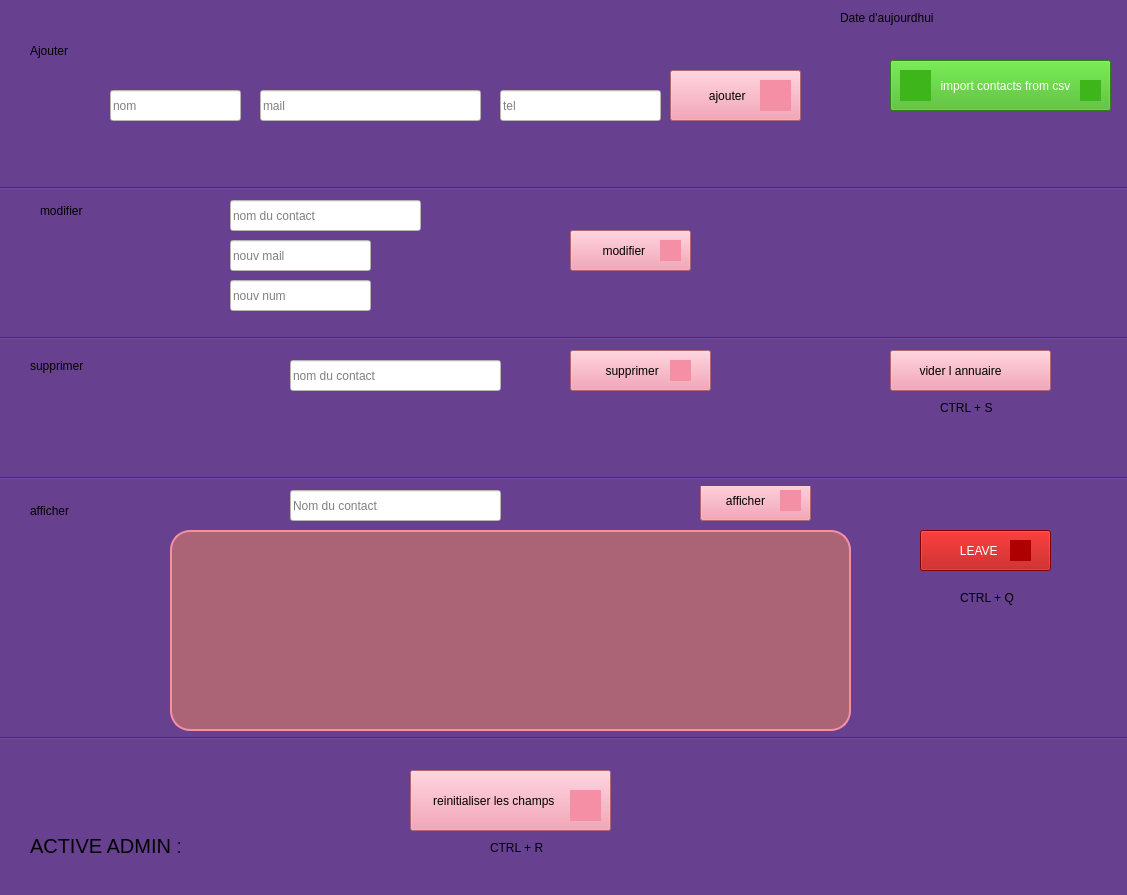
<?xml version="1.0" encoding="UTF-8"?>
<ui version="4.0">
 <class>Form</class>
 <widget class="QWidget" name="Form">
  <property name="geometry">
   <rect>
    <x>0</x>
    <y>0</y>
    <width>1127</width>
    <height>895</height>
   </rect>
  </property>
  <property name="cursor">
   <cursorShape>ArrowCursor</cursorShape>
  </property>
  <property name="windowTitle">
   <string>Gestionnaire Des Contacts</string>
  </property>
  <property name="windowIcon">
   <iconset>
    <normaloff>pics/iconwindow.png</normaloff>pics/iconwindow.png</iconset>
  </property>
  <property name="autoFillBackground">
   <bool>false</bool>
  </property>
  <property name="styleSheet">
   <string notr="true">background-color: rgb(148, 90, 203);
background-color: rgb(104, 64, 144);
gridline-color: qradialgradient(spread:pad, cx:0.5, cy:0.5, radius:0.5, fx:0.5, fy:0.5, stop:0 rgba(0, 0, 0, 255), stop:1 rgba(255, 255, 255, 255));</string>
  </property>
  <widget class="QLabel" name="label">
   <property name="geometry">
    <rect>
     <x>30</x>
     <y>40</y>
     <width>81</width>
     <height>21</height>
    </rect>
   </property>
   <property name="styleSheet">
    <string notr="true">font: 9pt &quot;Algerian&quot;;</string>
   </property>
   <property name="text">
    <string>Ajouter</string>
   </property>
  </widget>
  <widget class="QLabel" name="label_4">
   <property name="geometry">
    <rect>
     <x>690</x>
     <y>30</y>
     <width>47</width>
     <height>13</height>
    </rect>
   </property>
   <property name="styleSheet">
    <string notr="true">font: 9pt &quot;Algerian&quot;;</string>
   </property>
   <property name="text">
    <string/>
   </property>
  </widget>
  <widget class="QPushButton" name="ajouter">
   <property name="geometry">
    <rect>
     <x>670</x>
     <y>70</y>
     <width>131</width>
     <height>51</height>
    </rect>
   </property>
   <property name="styleSheet">
    <string notr="true">border-bottom-color: rgb(110, 83, 242);
font: 75 9pt &quot;MS Shell Dlg 2&quot;;
background-color: rgb(244, 143, 166);</string>
   </property>
   <property name="text">
    <string>ajouter     </string>
   </property>
  </widget>
  <widget class="QLineEdit" name="nom">
   <property name="geometry">
    <rect>
     <x>110</x>
     <y>90</y>
     <width>131</width>
     <height>31</height>
    </rect>
   </property>
   <property name="styleSheet">
    <string notr="true">background-color: rgb(255, 255, 255);
border-color: qlineargradient(spread:pad, x1:0, y1:0, x2:0, y2:1, stop:0 rgba(0, 0, 0, 255), stop:0.33 rgba(0, 0, 0, 255), stop:0.34 rgba(255, 30, 30, 255), stop:0.66 rgba(255, 0, 0, 255), stop:0.67 rgba(255, 255, 0, 255), stop:1 rgba(255, 255, 0, 255));</string>
   </property>
   <property name="inputMask">
    <string/>
   </property>
   <property name="text">
    <string/>
   </property>
   <property name="placeholderText">
    <string>nom</string>
   </property>
  </widget>
  <widget class="QLineEdit" name="mail">
   <property name="geometry">
    <rect>
     <x>260</x>
     <y>90</y>
     <width>221</width>
     <height>31</height>
    </rect>
   </property>
   <property name="styleSheet">
    <string notr="true">background-color: rgb(255, 255, 255);</string>
   </property>
   <property name="text">
    <string/>
   </property>
   <property name="placeholderText">
    <string>mail</string>
   </property>
  </widget>
  <widget class="QLineEdit" name="tel">
   <property name="geometry">
    <rect>
     <x>500</x>
     <y>90</y>
     <width>161</width>
     <height>31</height>
    </rect>
   </property>
   <property name="styleSheet">
    <string notr="true">background-color: rgb(255, 255, 255);</string>
   </property>
   <property name="text">
    <string/>
   </property>
   <property name="placeholderText">
    <string>tel</string>
   </property>
  </widget>
  <widget class="QLabel" name="label_6">
   <property name="geometry">
    <rect>
     <x>40</x>
     <y>200</y>
     <width>81</width>
     <height>21</height>
    </rect>
   </property>
   <property name="styleSheet">
    <string notr="true">font: 9pt &quot;Algerian&quot;;</string>
   </property>
   <property name="text">
    <string>modifier</string>
   </property>
  </widget>
  <widget class="QLineEdit" name="nom_cm">
   <property name="geometry">
    <rect>
     <x>230</x>
     <y>200</y>
     <width>191</width>
     <height>31</height>
    </rect>
   </property>
   <property name="styleSheet">
    <string notr="true">background-color: rgb(255, 255, 255);</string>
   </property>
   <property name="text">
    <string/>
   </property>
   <property name="placeholderText">
    <string>nom du contact</string>
   </property>
  </widget>
  <widget class="QLineEdit" name="n_mail">
   <property name="geometry">
    <rect>
     <x>230</x>
     <y>240</y>
     <width>141</width>
     <height>31</height>
    </rect>
   </property>
   <property name="styleSheet">
    <string notr="true">background-color: rgb(255, 255, 255);</string>
   </property>
   <property name="text">
    <string/>
   </property>
   <property name="placeholderText">
    <string>nouv mail</string>
   </property>
  </widget>
  <widget class="QLineEdit" name="n_num">
   <property name="geometry">
    <rect>
     <x>230</x>
     <y>280</y>
     <width>141</width>
     <height>31</height>
    </rect>
   </property>
   <property name="styleSheet">
    <string notr="true">background-color: rgb(255, 255, 255);</string>
   </property>
   <property name="text">
    <string/>
   </property>
   <property name="placeholderText">
    <string>nouv num</string>
   </property>
  </widget>
  <widget class="QPushButton" name="modifier">
   <property name="geometry">
    <rect>
     <x>570</x>
     <y>230</y>
     <width>121</width>
     <height>41</height>
    </rect>
   </property>
   <property name="styleSheet">
    <string notr="true">border-bottom-color: rgb(110, 83, 242);
font: 75 9pt &quot;MS Shell Dlg 2&quot;;
background-color: rgb(244, 143, 166);</string>
   </property>
   <property name="text">
    <string>modifier    </string>
   </property>
  </widget>
  <widget class="QLabel" name="label_10">
   <property name="geometry">
    <rect>
     <x>30</x>
     <y>350</y>
     <width>81</width>
     <height>31</height>
    </rect>
   </property>
   <property name="styleSheet">
    <string notr="true">font: 9pt &quot;Algerian&quot;;</string>
   </property>
   <property name="text">
    <string>supprimer</string>
   </property>
  </widget>
  <widget class="QLineEdit" name="non_cs">
   <property name="geometry">
    <rect>
     <x>290</x>
     <y>360</y>
     <width>211</width>
     <height>31</height>
    </rect>
   </property>
   <property name="styleSheet">
    <string notr="true">background-color: rgb(255, 255, 255);</string>
   </property>
   <property name="text">
    <string/>
   </property>
   <property name="placeholderText">
    <string>nom du contact</string>
   </property>
  </widget>
  <widget class="QPushButton" name="supprimer">
   <property name="geometry">
    <rect>
     <x>570</x>
     <y>350</y>
     <width>141</width>
     <height>41</height>
    </rect>
   </property>
   <property name="styleSheet">
    <string notr="true">border-bottom-color: rgb(110, 83, 242);
font: 75 9pt &quot;MS Shell Dlg 2&quot;;
background-color: rgb(244, 143, 166);</string>
   </property>
   <property name="text">
    <string>supprimer     </string>
   </property>
  </widget>
  <widget class="QLabel" name="label_12">
   <property name="geometry">
    <rect>
     <x>30</x>
     <y>500</y>
     <width>91</width>
     <height>21</height>
    </rect>
   </property>
   <property name="styleSheet">
    <string notr="true">font: 9pt &quot;Algerian&quot;;</string>
   </property>
   <property name="text">
    <string>afficher</string>
   </property>
  </widget>
  <widget class="QLineEdit" name="nom_ca">
   <property name="geometry">
    <rect>
     <x>290</x>
     <y>490</y>
     <width>211</width>
     <height>31</height>
    </rect>
   </property>
   <property name="styleSheet">
    <string notr="true">background-color: rgb(255, 255, 255);
</string>
   </property>
   <property name="text">
    <string/>
   </property>
   <property name="placeholderText">
    <string>Nom du contact</string>
   </property>
  </widget>
  <widget class="QPushButton" name="afficher">
   <property name="geometry">
    <rect>
     <x>700</x>
     <y>480</y>
     <width>111</width>
     <height>41</height>
    </rect>
   </property>
   <property name="styleSheet">
    <string notr="true">border-bottom-color: rgb(110, 83, 242);
font: 75 9pt &quot;MS Shell Dlg 2&quot;;
background-color: rgb(244, 143, 166);</string>
   </property>
   <property name="text">
    <string>afficher      </string>
   </property>
  </widget>
  <widget class="QPushButton" name="vider">
   <property name="geometry">
    <rect>
     <x>890</x>
     <y>350</y>
     <width>161</width>
     <height>41</height>
    </rect>
   </property>
   <property name="styleSheet">
    <string notr="true">border-bottom-color: rgb(110, 83, 242);
font: 75 9pt &quot;MS Shell Dlg 2&quot;;
background-color: rgb(244, 143, 166);</string>
   </property>
   <property name="text">
    <string>vider l annuaire      </string>
   </property>
  </widget>
  <widget class="QPushButton" name="reini">
   <property name="geometry">
    <rect>
     <x>410</x>
     <y>770</y>
     <width>201</width>
     <height>61</height>
    </rect>
   </property>
   <property name="styleSheet">
    <string notr="true">border-bottom-color: rgb(110, 83, 242);
font: 75 9pt &quot;MS Shell Dlg 2&quot;;
background-color: rgb(244, 143, 166);</string>
   </property>
   <property name="text">
    <string>reinitialiser les champs          </string>
   </property>
  </widget>
  <widget class="QPushButton" name="qtt">
   <property name="geometry">
    <rect>
     <x>920</x>
     <y>530</y>
     <width>131</width>
     <height>41</height>
    </rect>
   </property>
   <property name="styleSheet">
    <string notr="true">background-color: rgb(177, 0, 0);
color: rgb(255, 255, 255);</string>
   </property>
   <property name="text">
    <string>LEAVE    </string>
   </property>
  </widget>
  <widget class="QLabel" name="label_2">
   <property name="geometry">
    <rect>
     <x>960</x>
     <y>750</y>
     <width>141</width>
     <height>131</height>
    </rect>
   </property>
   <property name="acceptDrops">
    <bool>false</bool>
   </property>
   <property name="text">
    <string/>
   </property>
   <property name="pixmap">
    <pixmap>pics/iconwindow.png</pixmap>
   </property>
   <property name="scaledContents">
    <bool>true</bool>
   </property>
  </widget>
  <widget class="QLabel" name="label_3">
   <property name="geometry">
    <rect>
     <x>940</x>
     <y>400</y>
     <width>55</width>
     <height>16</height>
    </rect>
   </property>
   <property name="text">
    <string>CTRL + S</string>
   </property>
  </widget>
  <widget class="QLabel" name="label_5">
   <property name="geometry">
    <rect>
     <x>490</x>
     <y>840</y>
     <width>55</width>
     <height>16</height>
    </rect>
   </property>
   <property name="text">
    <string>CTRL + R</string>
   </property>
  </widget>
  <widget class="QLabel" name="label_7">
   <property name="geometry">
    <rect>
     <x>960</x>
     <y>590</y>
     <width>55</width>
     <height>16</height>
    </rect>
   </property>
   <property name="text">
    <string>CTRL + Q</string>
   </property>
  </widget>
  <widget class="Line" name="line">
   <property name="geometry">
    <rect>
     <x>-100</x>
     <y>180</y>
     <width>1541</width>
     <height>16</height>
    </rect>
   </property>
   <property name="orientation">
    <enum>Qt::Horizontal</enum>
   </property>
  </widget>
  <widget class="Line" name="line_2">
   <property name="geometry">
    <rect>
     <x>-20</x>
     <y>330</y>
     <width>1541</width>
     <height>16</height>
    </rect>
   </property>
   <property name="orientation">
    <enum>Qt::Horizontal</enum>
   </property>
  </widget>
  <widget class="Line" name="line_3">
   <property name="geometry">
    <rect>
     <x>-100</x>
     <y>470</y>
     <width>1541</width>
     <height>16</height>
    </rect>
   </property>
   <property name="orientation">
    <enum>Qt::Horizontal</enum>
   </property>
  </widget>
  <widget class="Line" name="line_4">
   <property name="geometry">
    <rect>
     <x>-90</x>
     <y>730</y>
     <width>1541</width>
     <height>16</height>
    </rect>
   </property>
   <property name="orientation">
    <enum>Qt::Horizontal</enum>
   </property>
  </widget>
  <widget class="QTextEdit" name="aff">
   <property name="geometry">
    <rect>
     <x>170</x>
     <y>530</y>
     <width>681</width>
     <height>201</height>
    </rect>
   </property>
   <property name="styleSheet">
    <string notr="true">border: 2px solid;
background-color: rgb(171, 100, 117);
border-color:rgb(244, 143, 166);
 border-radius: 20px;
text-align: center;</string>
   </property>
  </widget>
  <widget class="QPushButton" name="upload">
   <property name="geometry">
    <rect>
     <x>890</x>
     <y>60</y>
     <width>221</width>
     <height>51</height>
    </rect>
   </property>
   <property name="styleSheet">
    <string notr="true">background-color: rgb(63, 181, 28);
color: rgb(255, 255, 255);</string>
   </property>
   <property name="text">
    <string>   import contacts from csv</string>
   </property>
  </widget>
  <widget class="QLabel" name="label_8">
   <property name="geometry">
    <rect>
     <x>900</x>
     <y>70</y>
     <width>31</width>
     <height>31</height>
    </rect>
   </property>
   <property name="acceptDrops">
    <bool>false</bool>
   </property>
   <property name="styleSheet">
    <string notr="true">background-color: rgb(63, 181, 28);</string>
   </property>
   <property name="text">
    <string/>
   </property>
   <property name="pixmap">
    <pixmap>pics/logocsv.png</pixmap>
   </property>
   <property name="scaledContents">
    <bool>true</bool>
   </property>
  </widget>
  <widget class="QLabel" name="label_9">
   <property name="geometry">
    <rect>
     <x>1080</x>
     <y>80</y>
     <width>21</width>
     <height>21</height>
    </rect>
   </property>
   <property name="acceptDrops">
    <bool>false</bool>
   </property>
   <property name="styleSheet">
    <string notr="true">background-color: rgb(63, 181, 28);</string>
   </property>
   <property name="text">
    <string/>
   </property>
   <property name="pixmap">
    <pixmap>pics/upload.png</pixmap>
   </property>
   <property name="scaledContents">
    <bool>true</bool>
   </property>
  </widget>
  <widget class="QLabel" name="date">
   <property name="geometry">
    <rect>
     <x>970</x>
     <y>10</y>
     <width>161</width>
     <height>20</height>
    </rect>
   </property>
   <property name="text">
    <string/>
   </property>
  </widget>
  <widget class="QLabel" name="label_11">
   <property name="geometry">
    <rect>
     <x>840</x>
     <y>10</y>
     <width>121</width>
     <height>16</height>
    </rect>
   </property>
   <property name="text">
    <string>Date d'aujourdhui</string>
   </property>
  </widget>
  <widget class="QLabel" name="label_13">
   <property name="geometry">
    <rect>
     <x>760</x>
     <y>80</y>
     <width>31</width>
     <height>31</height>
    </rect>
   </property>
   <property name="acceptDrops">
    <bool>false</bool>
   </property>
   <property name="styleSheet">
    <string notr="true">background-color: rgb(63, 181, 28);
background-color: rgb(244, 143, 166);</string>
   </property>
   <property name="text">
    <string/>
   </property>
   <property name="pixmap">
    <pixmap>pics/pngimg.com - plus_PNG62.png</pixmap>
   </property>
   <property name="scaledContents">
    <bool>true</bool>
   </property>
  </widget>
  <widget class="QLabel" name="label_14">
   <property name="geometry">
    <rect>
     <x>660</x>
     <y>240</y>
     <width>21</width>
     <height>21</height>
    </rect>
   </property>
   <property name="acceptDrops">
    <bool>false</bool>
   </property>
   <property name="styleSheet">
    <string notr="true">background-color: rgb(63, 181, 28);
background-color: rgb(244, 143, 166);</string>
   </property>
   <property name="text">
    <string/>
   </property>
   <property name="pixmap">
    <pixmap>pics/3082134-200.png</pixmap>
   </property>
   <property name="scaledContents">
    <bool>true</bool>
   </property>
  </widget>
  <widget class="QLabel" name="label_15">
   <property name="geometry">
    <rect>
     <x>670</x>
     <y>360</y>
     <width>21</width>
     <height>21</height>
    </rect>
   </property>
   <property name="acceptDrops">
    <bool>false</bool>
   </property>
   <property name="styleSheet">
    <string notr="true">background-color: rgb(63, 181, 28);
background-color: rgb(244, 143, 166);</string>
   </property>
   <property name="text">
    <string/>
   </property>
   <property name="pixmap">
    <pixmap>pics/1345874.png</pixmap>
   </property>
   <property name="scaledContents">
    <bool>true</bool>
   </property>
  </widget>
  <widget class="QLabel" name="label_16">
   <property name="geometry">
    <rect>
     <x>780</x>
     <y>490</y>
     <width>21</width>
     <height>21</height>
    </rect>
   </property>
   <property name="acceptDrops">
    <bool>false</bool>
   </property>
   <property name="styleSheet">
    <string notr="true">background-color: rgb(63, 181, 28);
background-color: rgb(244, 143, 166);</string>
   </property>
   <property name="text">
    <string/>
   </property>
   <property name="pixmap">
    <pixmap>pics/159287.png</pixmap>
   </property>
   <property name="scaledContents">
    <bool>true</bool>
   </property>
  </widget>
  <widget class="QLabel" name="label_17">
   <property name="geometry">
    <rect>
     <x>1010</x>
     <y>540</y>
     <width>21</width>
     <height>21</height>
    </rect>
   </property>
   <property name="acceptDrops">
    <bool>false</bool>
   </property>
   <property name="styleSheet">
    <string notr="true">background-color: rgb(174, 0, 0);</string>
   </property>
   <property name="text">
    <string/>
   </property>
   <property name="pixmap">
    <pixmap>pics/free-exit-icon-2860-thumb.png</pixmap>
   </property>
   <property name="scaledContents">
    <bool>true</bool>
   </property>
  </widget>
  <widget class="QLabel" name="label_18">
   <property name="geometry">
    <rect>
     <x>570</x>
     <y>790</y>
     <width>31</width>
     <height>31</height>
    </rect>
   </property>
   <property name="acceptDrops">
    <bool>false</bool>
   </property>
   <property name="styleSheet">
    <string notr="true">background-color: rgb(63, 181, 28);
background-color: rgb(244, 143, 166);</string>
   </property>
   <property name="text">
    <string/>
   </property>
   <property name="pixmap">
    <pixmap>pics/4211554.png</pixmap>
   </property>
   <property name="scaledContents">
    <bool>true</bool>
   </property>
  </widget>
  <widget class="QLabel" name="label_20">
   <property name="geometry">
    <rect>
     <x>30</x>
     <y>820</y>
     <width>191</width>
     <height>51</height>
    </rect>
   </property>
   <property name="styleSheet">
    <string notr="true">font: 9pt &quot;Algerian&quot;;
font-size:20px</string>
   </property>
   <property name="text">
    <string>ACTIVE ADMIN :</string>
   </property>
  </widget>
  <widget class="QLabel" name="admin">
   <property name="geometry">
    <rect>
     <x>180</x>
     <y>820</y>
     <width>151</width>
     <height>41</height>
    </rect>
   </property>
   <property name="styleSheet">
    <string notr="true">font-size:20px;
color:white;</string>
   </property>
   <property name="text">
    <string/>
   </property>
  </widget>
 </widget>
 <resources/>
 <connections/>
</ui>
